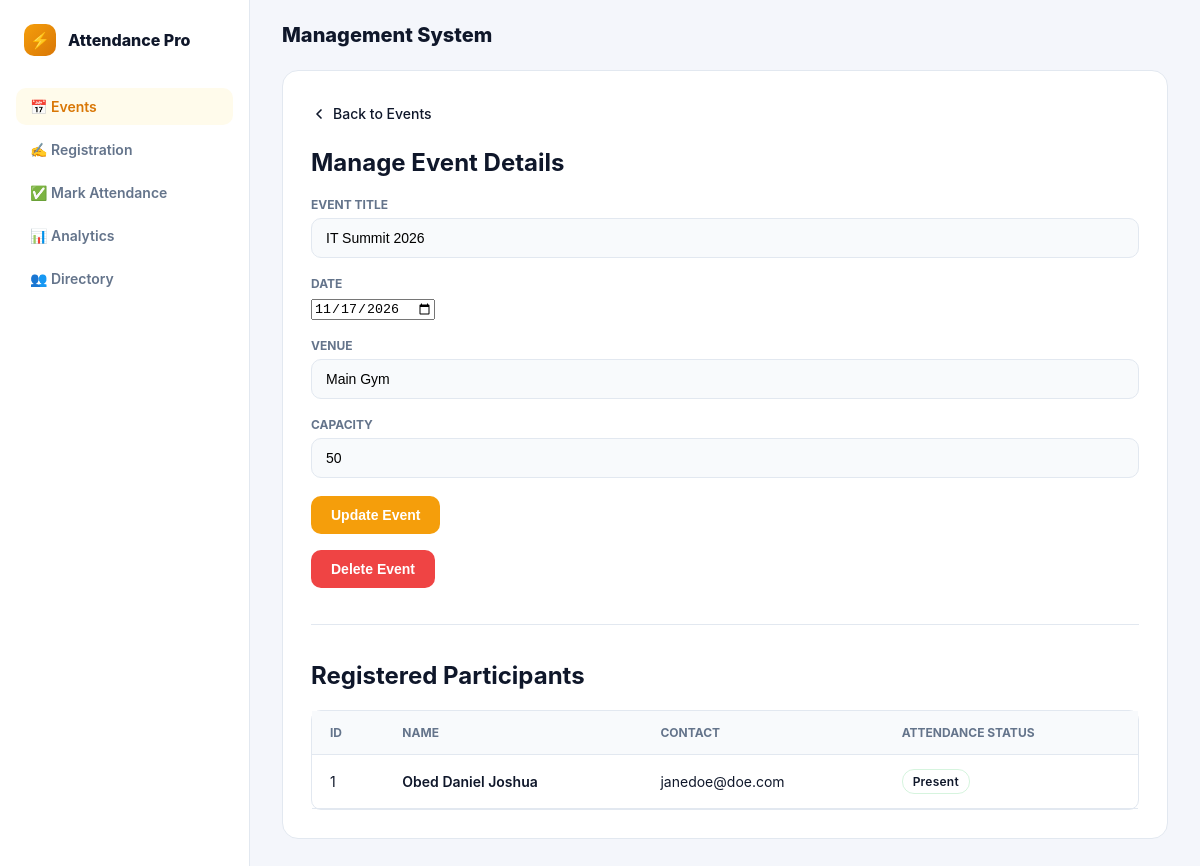
The page /events/1 on the database its author committed.
### tables this page shows
CREATE TABLE events (
    event_id INTEGER PRIMARY KEY AUTOINCREMENT,
    title TEXT NOT NULL,
    event_date TEXT NOT NULL,
    venue TEXT NOT NULL,
    capacity INTEGER NOT NULL CHECK (capacity > 0),
    host_id INTEGER,
    FOREIGN KEY (host_id) REFERENCES users (user_id) ON DELETE SET NULL
);

CREATE TABLE registrations (
    registration_id INTEGER PRIMARY KEY AUTOINCREMENT,
    event_id INTEGER NOT NULL,
    participant_id INTEGER NOT NULL,
    attendance_status TEXT NOT NULL DEFAULT 'Absent' CHECK (attendance_status IN ('Present', 'Absent')),
    qr_code TEXT NOT NULL UNIQUE,
    FOREIGN KEY (event_id) REFERENCES events (event_id) ON DELETE CASCADE,
    FOREIGN KEY (participant_id) REFERENCES participants (participant_id) ON DELETE CASCADE,
    UNIQUE(event_id, participant_id)
);

CREATE TABLE participants (
    participant_id INTEGER PRIMARY KEY AUTOINCREMENT,
    name TEXT NOT NULL,
    contact TEXT NOT NULL UNIQUE,
    user_qr TEXT NOT NULL UNIQUE
);

### app.py (the view, shortened to what this page needs)
@app.route("/events/<int:event_id>", methods=["GET", "POST"])
def event_detail(event_id):
    conn = get_db()
    event = conn.execute("""
        SELECT e.*, u.username as host_name
        FROM events e
        LEFT JOIN users u ON e.host_id = u.user_id
        WHERE e.event_id = ?
    """, (event_id,)).fetchone()
    min_date = get_min_allowed_date()
    if not event:
        conn.close()
        flash("Event not found.", "error")
        return redirect(url_for("events"))
    participants = conn.execute("""
        SELECT p.participant_id, p.name, p.contact, p.user_qr, r.attendance_status, r.qr_code, r.registration_id
        FROM participants p
        JOIN registrations r ON p.participant_id = r.participant_id
        WHERE r.event_id = ?
    """, (event_id,)).fetchall()
    hosts_list = conn.execute("SELECT user_id, username FROM users WHERE role = 'Host'").fetchall()
    conn.close()
    return render_template("event_detail.html", event=event, participants=participants, hosts=hosts_list, min_date=min_date, active_page="events")

### app.py (called while the page is built, shortened)
def get_db():
    db_exists = os.path.exists(DB_PATH)
    conn = sqlite3.connect(DB_PATH)
    conn.row_factory = sqlite3.Row
    conn.execute("PRAGMA foreign_keys = ON;")
    return conn

def get_min_allowed_date():
    return (datetime.now() + timedelta(days=2)).strftime('%Y-%m-%d')

### templates/event_detail.html (shortened to what this page needs)
{% extends "base.html" %}
{% block content %}
<div class="header-nav">
    <a href="{{ url_for('events') }}" class="back-link">
        <svg width="16" height="16" viewBox="0 0 24 24" fill="none" stroke="currentColor" stroke-width="2.5" stroke-linecap="round" stroke-linejoin="round">
            <polyline points="15 18 9 12 15 6"></polyline>
        </svg>
        Back to Events
    </a>
</div>
<h2>Manage Event Details</h2>
<form method="POST" action="{{ url_for('event_detail', event_id=event.event_id) }}">
    <div class="form-group">
        <label>Event Title</label>
        <input type="text" name="title" value="{{ event.title }}" required>
    </div>
    <div class="form-group">
        <label>Date</label>
        <input type="date" name="event_date" value="{{ event.event_date }}" required>
    </div>
    <div class="form-group">
        <label>Venue</label>
        <input type="text" name="venue" value="{{ event.venue }}" required>
    </div>
    <div class="form-group">
        <label>Capacity</label>
        <input type="number" name="capacity" value="{{ event.capacity }}" min="1" required>
    </div>
    <div class="button-group">
        <button type="submit">Update Event</button>
    </div>
</form>
<form method="POST" action="{{ url_for('event_detail', event_id=event.event_id) }}" style="margin-top: 16px;">
    <button type="submit" class="danger" onclick="return confirm('Are you sure you want to delete this event? This action cannot be undone.')">
        Delete Event
    </button>
</form>
<hr style="margin: 36px 0; border: none; border-top: 1px solid var(--border-color);">
<h2>Registered Participants</h2>
<table>
    <thead>
        <tr>
            <th>ID</th>
            <th>Name</th>
            <th>Contact</th>
            <th>Attendance Status</th>
        </tr>
    </thead>
    <tbody>
        {% for p in participants %}
        <tr>
            <td>{{ p.participant_id }}</td>
            <td style="font-weight: 600;">{{ p.name }}</td>
            <td>{{ p.contact }}</td>
            <td>
                <span class="status-badge {% if p.attendance_status == 'Present' %}status-present{% else %}status-absent{% endif %}">
                    {{ p.attendance_status }}
                </span>
            </td>
        </tr>
        {% else %}
        <tr>
            <td colspan="4" style="text-align: center; color: var(--text-secondary); padding: 24px;">
                No participants registered for this event yet.
            </td>
        </tr>
        {% endfor %}
    </tbody>
</table>
{% endblock %}

### templates/base.html (style rules this page uses)
:root { font-family: -apple-system, BlinkMacSystemFont, "Segoe UI", Roboto, sans-serif; --bg-main: #f4f6fb; --panel-bg: #ffffff; --sidebar-bg: #ffffff; --border-color: #e2e8f0; --text-primary: #0f172a; --text-secondary: #64748b; --accent-primary: #f59e0b; --accent-hover: #d97706; --accent-soft: #fffbeb; --indigo-primary: #4f46e5; --danger-color: #ef4444; --radius-lg: 16px; --radius-md: 10px; }
*, *::before, *::after { box-sizing: border-box; }
body { margin: 0; padding: 0; background-color: var(--bg-main); color: var(--text-primary); display: flex; min-height: 100vh; }
.form-group { margin-bottom: 18px; }
label { display: block; font-size: 12px; font-weight: 700; color: var(--text-secondary); text-transform: uppercase; margin-bottom: 6px; }
input[type="text"], input[type="password"], input[type="number"] { width: 100%; padding: 11px 14px; font-size: 14px; background: #f8fafc; border: 1px solid var(--border-color); border-radius: var(--radius-md); outline: none; }
button, .btn { display: inline-flex; align-items: center; justify-content: center; padding: 11px 20px; font-size: 14px; font-weight: 700; color: #ffffff; background: var(--accent-primary); border: none; border-radius: var(--radius-md); cursor: pointer; }
button.danger { background: var(--danger-color); }
table { width: 100%; border-collapse: separate; border-spacing: 0; border: 1px solid var(--border-color); border-radius: var(--radius-md); }
th, td { padding: 14px 18px; border-bottom: 1px solid var(--border-color); text-align: left; font-size: 14px; }
th { background: #f8fafc; font-size: 12px; text-transform: uppercase; color: var(--text-secondary); }

### templates/event_detail.html (style rules this page uses)
.header-nav { margin-bottom: 16px; }
.back-link { display: inline-flex; align-items: center; gap: 6px; color: var(--accent-color); font-weight: 500; font-size: 14px; text-decoration: none; padding: 6px 10px; margin-left: -10px; border-radius: 8px; transition: transform 150ms var(--apple-spring), background-color 200ms ease; will-change: transform; }
.status-badge { display: inline-block; padding: 4px 10px; border-radius: 12px; font-size: 12px; font-weight: 600; letter-spacing: 0.02em; }
.status-present { background: var(--success-bg); color: var(--success-text); border: 1px solid rgba(52, 199, 89, 0.2); }
.button-group { display: flex; gap: 12px; }

### rows shown on the page
events: title "IT Summit 2026", event_date "11/17/2026", venue "Main Gym", capacity "50"
registrations: participant_id "1", name "Obed Daniel Joshua", contact "janedoe@doe.com", attendance_status "Present"
